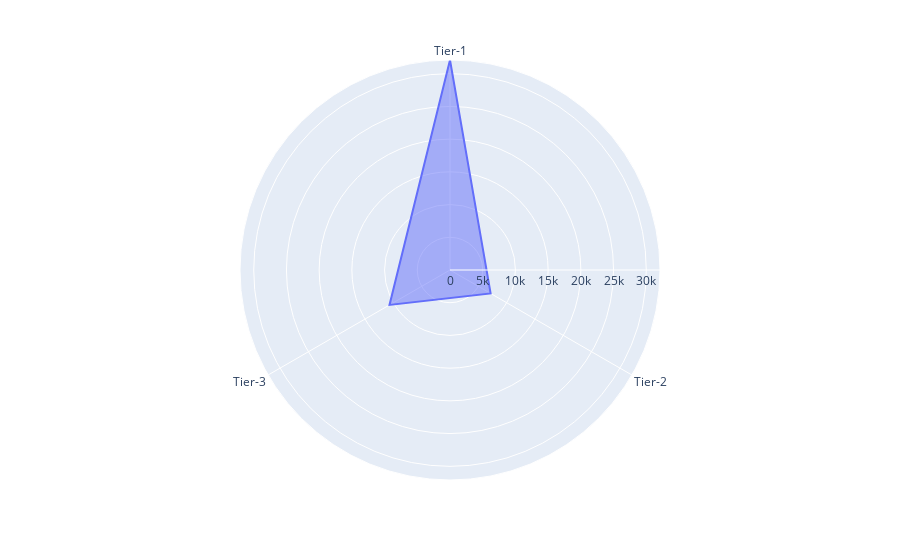

Notebook code for this chart:
### Code cell
import plotly.express as px
radar_plot=px.line_polar(radar_data, r='r',theta='theta',line_close=True)
radar_plot.update_traces(fill='toself')
radar_plot.show()

### Figure 1 — Plotly figure (JSON) as saved in the notebook; plotly's stock layout.template omitted (floating-point values rounded to 4 significant figures)
{"data": [{"fill": "toself", "hovertemplate": "r=%{r}<br>theta=%{theta}<extra></extra>", "legendgroup": "", "line": {"color": "#636efa", "dash": "solid"}, "marker": {"symbol": "circle"}, "mode": "lines", "name": "", "r": [32100.0, 7169.0, 10680.0, 32100.0], "showlegend": false, "subplot": "polar", "theta": ["Tier-1", "Tier-2", "Tier-3", "Tier-1"], "type": "scatterpolar"}], "layout": {"autosize": true, "legend": {"tracegroupgap": 0}, "margin": {"t": 60}, "polar": {"angularaxis": {"direction": "clockwise", "rotation": 90, "type": "category"}, "domain": {"x": [0, 1], "y": [0, 1]}, "radialaxis": {"autorange": true, "range": [0, 32100.0], "type": "linear"}}}}
